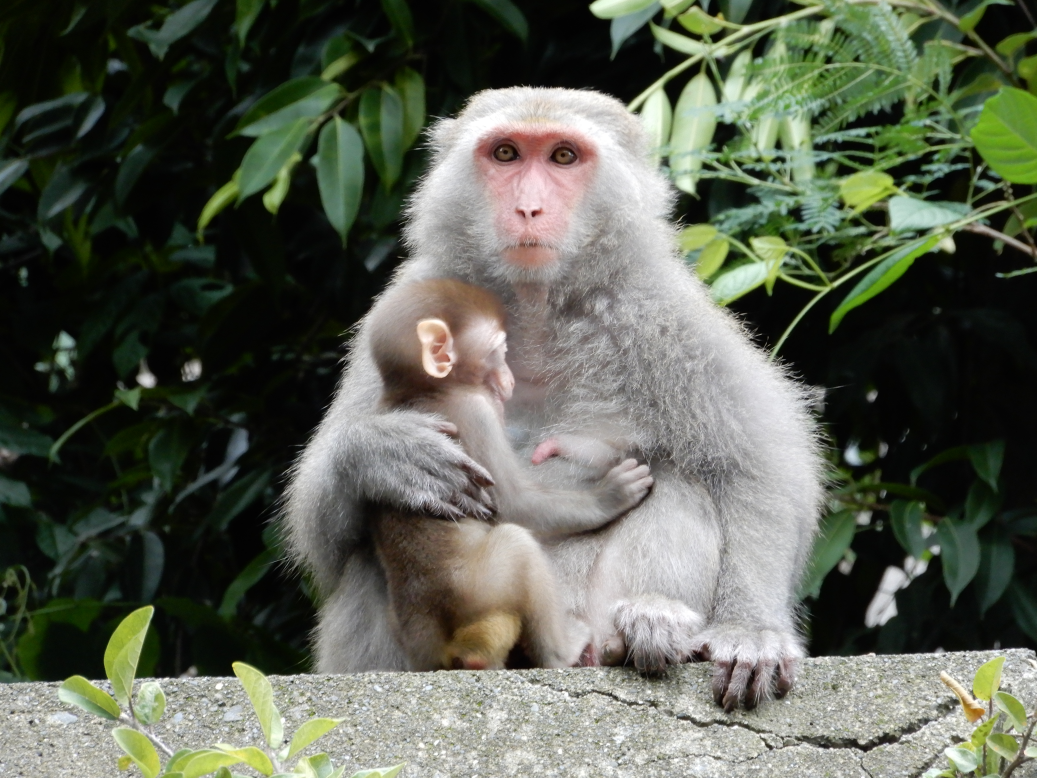
#> input picture Monkey.jpg, 5184 x 3888 px, found by its file name (shown at 1/5 size)
$ python 'Graph_Experiment_FT_phase swap_strip.py'
#> lines starting #> are read from the running program, lines starting #| are printed output that depends on the picture; after the words box and inside, x2 and y2 are one past the last pixel; in counts of white or black regions, pixels touching at a corner belong together
import cv2
import matplotlib.pyplot as plt
import numpy as np

imag1 = cv2.imread('Monkey.jpg')
#> imag1 is the input picture: shape (3888, 5184, 3); mean B, G, R 84.2, 97.4, 92.5
imag2 = cv2.imread('Cat.jpg')
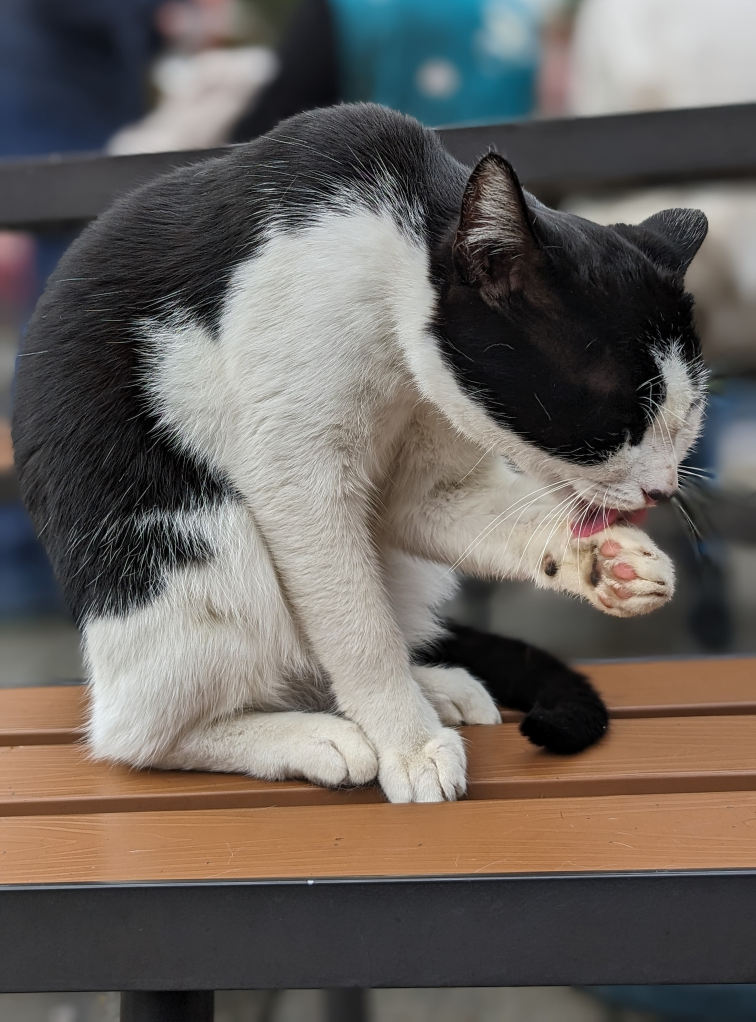
#> input picture Cat.jpg, 2268 x 3064 px, found by its file name (shown at 1/3 size)
#> imag2 is the input picture: shape (3064, 2268, 3); mean B, G, R 94, 98.9, 104.9

imag1 = cv2.resize(imag1, (1000, 1000))
#> imag1: shape (1000, 1000, 3)
imag2 = cv2.resize(imag2, (1000, 1000))
#> imag2: shape (1000, 1000, 3)

b1, g1, r1 = cv2.split(imag1)
b2, g2, r2 = cv2.split(imag2)
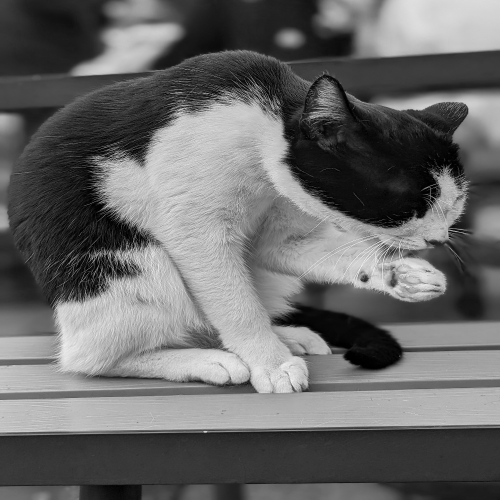
#> r2: shape (1000, 1000) (shown at 1/2 size); min 0, max 255, mean 104.8

fr1 = np.fft.fft2(r1)
fb1 = np.fft.fft2(b1)
fg1 = np.fft.fft2(g1)

fr2 = np.fft.fft2(r2)
fb2 = np.fft.fft2(b2)
fg2 = np.fft.fft2(g2)

ampr1 = np.abs(fr1)
ampg1 = np.abs(fg1)
ampb1 = np.abs(fb1)

phase_r1 = np.angle(fr1)
phase_g1 = np.angle(fg1)
phase_b1 = np.angle(fb1)

phase_r2 = np.angle(fr2)
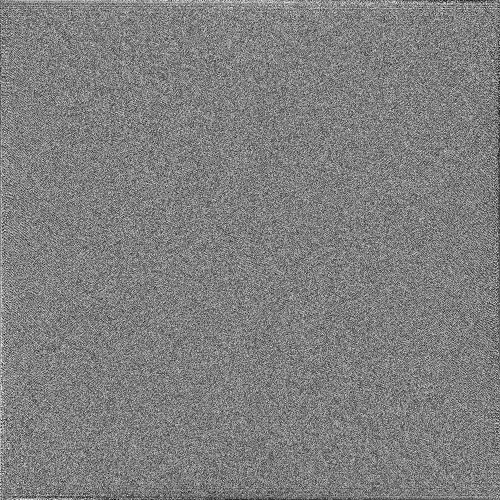
#> phase_r2: shape (1000, 1000) float64 (shown at 1/2 size); min -3.14, max 3.14, mean -3.14e-06; drawn with min black and max white
phase_g2 = np.angle(fg2)
phase_b2 = np.angle(fb2)

# =====================================
# Periodic Stripes Phase Mask
# =====================================

N = 1000
stripe_width = 20
direction = 'vertical'
# Options: 'vertical', 'horizontal'

u, v = np.meshgrid(
    np.fft.fftfreq(N) * N,
    np.fft.fftfreq(N) * N
)

if direction == 'vertical':
    M = (np.floor(np.abs(u) / stripe_width) % 2 == 0)

elif direction == 'horizontal':
    M = (np.floor(np.abs(v) / stripe_width) % 2 == 0)

M = M.astype(bool)

# =====================================
# Partial Phase Swap
# =====================================

mix_r = ampr1 * np.exp(1j * np.where(M, phase_r2, phase_r1))
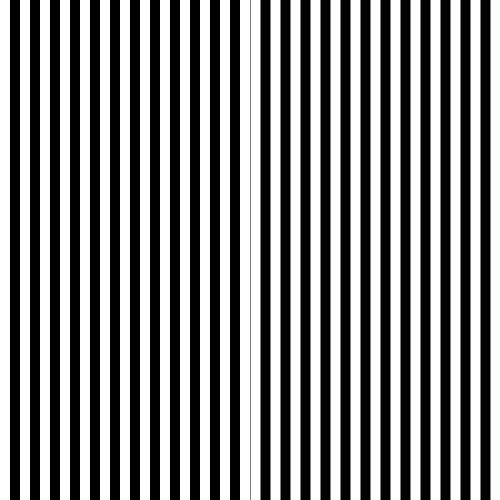
#> M: shape (1000, 1000) bool (shown at 1/2 size); 51.9% white; 25 black regions, largest, box (x1, y1, x2, y2) and area: (20, 0, 40, 1000) 20000, (60, 0, 80, 1000) 20000, (100, 0, 120, 1000) 20000
mix_g = ampg1 * np.exp(1j * np.where(M, phase_g2, phase_g1))
mix_b = ampb1 * np.exp(1j * np.where(M, phase_b2, phase_b1))

img_r_new = np.fft.ifft2(mix_r).real
img_g_new = np.fft.ifft2(mix_g).real
img_b_new = np.fft.ifft2(mix_b).real
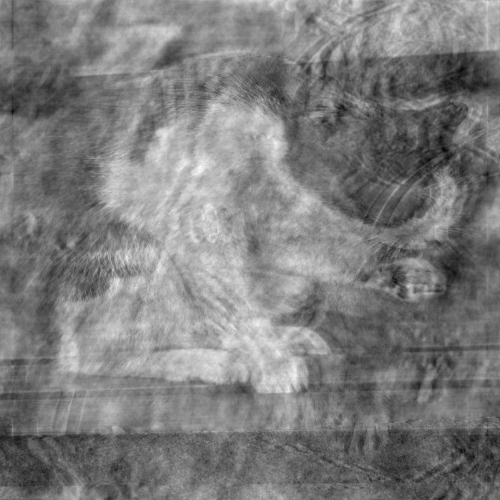
#> img_b_new: shape (1000, 1000) float64 (shown at 1/2 size); min -174.7, max 352.7, mean 84.1; drawn with min black and max white

img_combined = cv2.merge([
    img_b_new,
    img_g_new,
    img_r_new
])

img_combined = np.uint8(np.clip(img_combined, 0, 255))
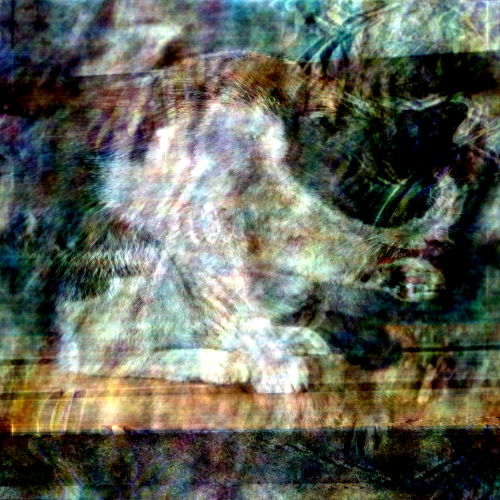
#> img_combined: shape (1000, 1000, 3) (shown at 1/2 size); mean of channels 0, 1, 2 87.8, 99.6, 95.7; drawn as B, G, R
img_combined_rgb = cv2.cvtColor(img_combined, cv2.COLOR_BGR2RGB)

# =====================================
# Display
# =====================================

plt.figure(figsize=(15, 5))

plt.subplot(141)
plt.imshow(cv2.cvtColor(imag1, cv2.COLOR_BGR2RGB))
plt.title('Original A - Monkey')
plt.axis('off')

plt.subplot(142)
plt.imshow(cv2.cvtColor(imag2, cv2.COLOR_BGR2RGB))
plt.title('Original B - Cat')
plt.axis('off')

plt.subplot(143)
plt.imshow(np.fft.fftshift(M), cmap='gray', vmin=0, vmax=1)
plt.title(f'Phase Swap Mask\n{direction}, width={stripe_width}')
plt.axis('off')

plt.subplot(144)
plt.imshow(img_combined_rgb)
plt.title(f'Periodic Stripes\n{direction}, width={stripe_width}')
plt.axis('off')

plt.tight_layout()
plt.show()
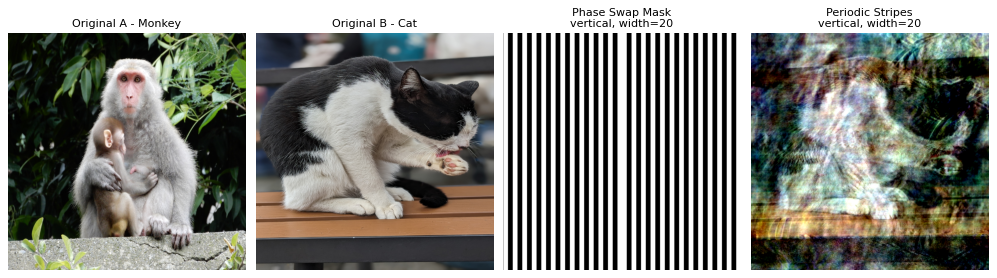
#> figure drawn by matplotlib, 4 panels
